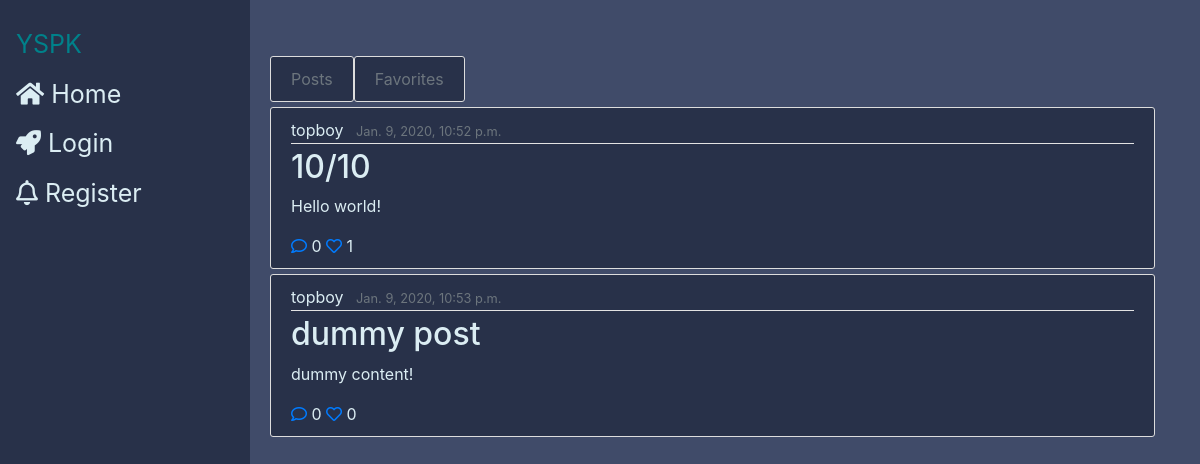
The page /topboy/ on the database as committed earlier.
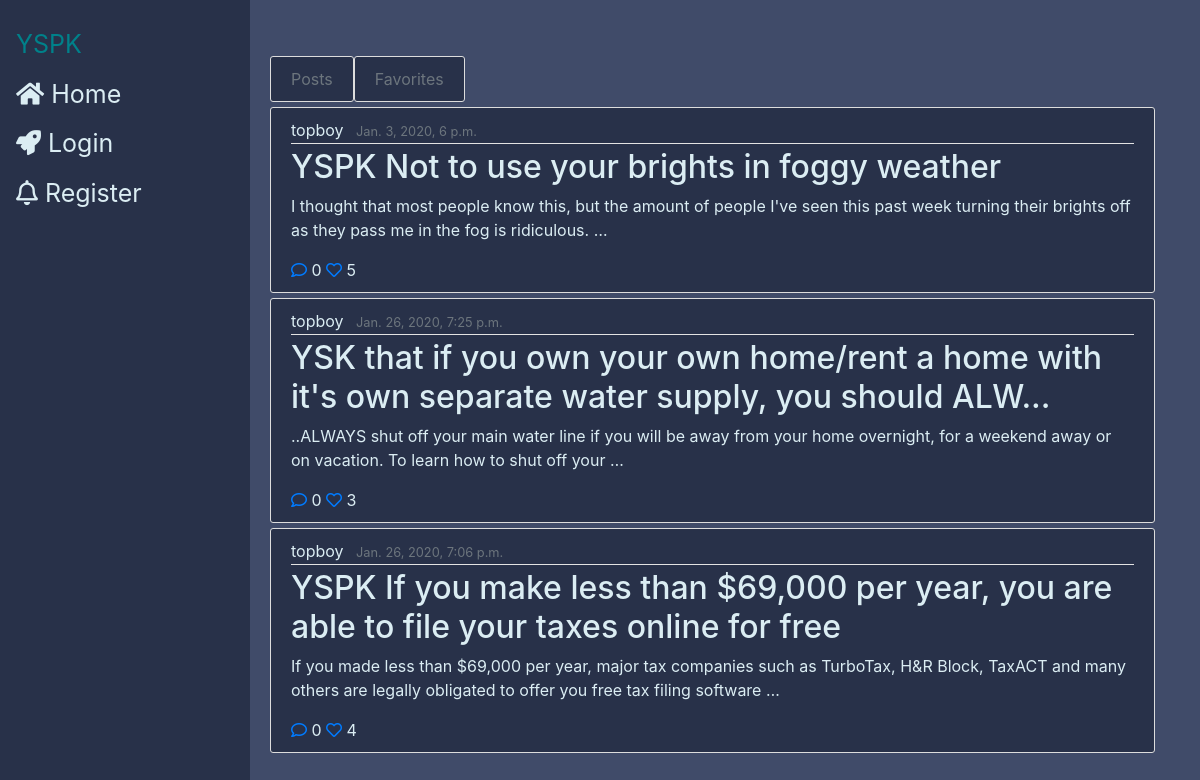
The same page on the database as committed later.
### feed/models.py (models this page shows, shortened)
class Post(models.Model):
    title = models.CharField(max_length=100)
    content = models.TextField()
    date_posted = models.DateTimeField(default=timezone.now)
    author = models.ForeignKey(User(), on_delete=models.CASCADE) #if a user is deleted, their posts are also deleted
    likes = models.ManyToManyField(User, related_name="likes", blank=True)
    def total_likes(self):
        return self.likes.count()
    def get_likers(self):
        return self.likes.all()

### feed/views.py (the view)
def userprofile(request, username):
    userarr = User.objects.filter(username=username)
    user = userarr.first()
    logger.error("YOOOO")
    logger.error(username)
    posts = Post.objects.filter(author = user.id)
    context = {
        "posts": posts,
        "username": user,
        }
    return render(request, 'feed/userprofile.html', context)

### feed/templates/feed/userprofile.html (shortened to what this page needs)
{%extends "feed/base_temp.html"%}
{% block content %}
    <ul style="list-style-type:none" class="stream">
      <div display="flex" justify-content="space-between" white-space="nowrap">
      <a class="btn btn-outline-secondary content-section" href="{% url 'user-posts' username %}">Posts</a><a class="btn btn-outline-secondary content-section" href="{% url 'liked_posts' username %}">Favorites</a>
    </div>
      {% for post in posts %}
      <li class="postobj" post-id="{{post.id}}">
          {% include "feed/single_post.html" %}
      </li>
      {% endfor %}
    </ul>
{% endblock content%}

### feed/templates/feed/single_post.html
<article class="media content-section">
  <div class="media-body">
    <div class="article-metadata">
      <a class="mr-2" href="{% url 'user-posts' post.author %}"><span class="username">{{ post.author }}</span></a>
      <small class="text-muted">{{ post.date_posted }}</small>
    </div>
    <h2><a class="article-title" href="{% url 'post_detail' post.id %}">{{ post.title }}</a></h2>
    <p class="article-content">{{ post.content |truncatewords:30}}</p>
    <div id="interactions">
      {% include "feed/interactions.html" %}
    </div>
  </div>
</article>

### feed/templates/feed/interactions.html (shortened to what this page needs)
  <a href="{% url 'post_detail' post.id %}" class="comment"><i class="far fa-comment"></i>
  <span class="total-likess">{{ post.comments.count }}
  <a href="" class="like">
    {% if request.user in post.get_likers %}
      <i class="heart fa fa-heart" style="color:#FF0000;"></i>
    {% else %}
      <i class="heart far fa-heart"></i>
    {% endif %}
  </a>
  <span class="total-likes">{{post.total_likes}} </span>

Rows that differ between the two databases and show on the page:
removed Post: author "topboy", date_posted "Jan. 9, 2020, 10:52 p.m.", title "10/10", content "Hello world!", comments.count "0", total_likes "1"
removed Post: author "topboy", date_posted "Jan. 9, 2020, 10:53 p.m.", title "dummy post", content "dummy content!", comments.count "0", total_likes "0"
added Post: author "topboy", date_posted "Jan. 3, 2020, 6 p.m.", title "YSPK Not to use your brights in foggy weather", content "I thought that most people know this, but the amount of people I've seen this past week turning their brights off as they pass me in the fog is ridiculous. …", comments.count "0", total_likes "5"
added Post: author "topboy", date_posted "Jan. 26, 2020, 7:25 p.m.", title "YSK that if you own your own home/rent a home with it's own separate water supply, you should ALW...", content "..ALWAYS shut off your main water line if you will be away from your home overnight, for a weekend away or on vacation. To learn how to shut off your …", comments.count "0", total_likes "3"
added Post: author "topboy", date_posted "Jan. 26, 2020, 7:06 p.m.", title "YSPK If you make less than $69,000 per year, you are able to file your taxes online for free", content "If you made less than $69,000 per year, major tax companies such as TurboTax, H&R Block, TaxACT and many others are legally obligated to offer you free tax filing software …", comments.count "0", total_likes "4"
